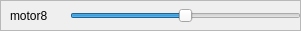
       <widget class="QFrame" name="frame_22">
        <property name="geometry">
         <rect>
          <x>0</x>
          <y>480</y>
          <width>301</width>
          <height>31</height>
         </rect>
        </property>
        <property name="frameShape">
         <enum>QFrame::StyledPanel</enum>
        </property>
        <property name="frameShadow">
         <enum>QFrame::Raised</enum>
        </property>
        <widget class="QSlider" name="motor8">
         <property name="geometry">
          <rect>
           <x>70</x>
           <y>0</y>
           <width>231</width>
           <height>31</height>
          </rect>
         </property>
         <property name="minimum">
          <number>-50</number>
         </property>
         <property name="maximum">
          <number>50</number>
         </property>
         <property name="orientation">
          <enum>Qt::Horizontal</enum>
         </property>
        </widget>
        <widget class="QLabel" name="label_21">
         <property name="geometry">
          <rect>
           <x>10</x>
           <y>0</y>
           <width>91</width>
           <height>31</height>
          </rect>
         </property>
         <property name="text">
          <string>motor8</string>
         </property>
        </widget>
        <widget class="QFrame" name="frame_23">
         <property name="geometry">
          <rect>
           <x>40</x>
           <y>30</y>
           <width>301</width>
           <height>31</height>
          </rect>
         </property>
         <property name="frameShape">
          <enum>QFrame::StyledPanel</enum>
         </property>
         <property name="frameShadow">
          <enum>QFrame::Raised</enum>
         </property>
         <widget class="QSlider" name="horizontalSlider_16">
          <property name="geometry">
           <rect>
            <x>70</x>
            <y>0</y>
            <width>231</width>
            <height>31</height>
           </rect>
          </property>
          <property name="orientation">
           <enum>Qt::Horizontal</enum>
          </property>
         </widget>
         <widget class="QLabel" name="label_22">
          <property name="geometry">
           <rect>
            <x>10</x>
            <y>0</y>
            <width>91</width>
            <height>31</height>
           </rect>
          </property>
          <property name="text">
           <string>motor0</string>
          </property>
         </widget>
        </widget>
       </widget>
